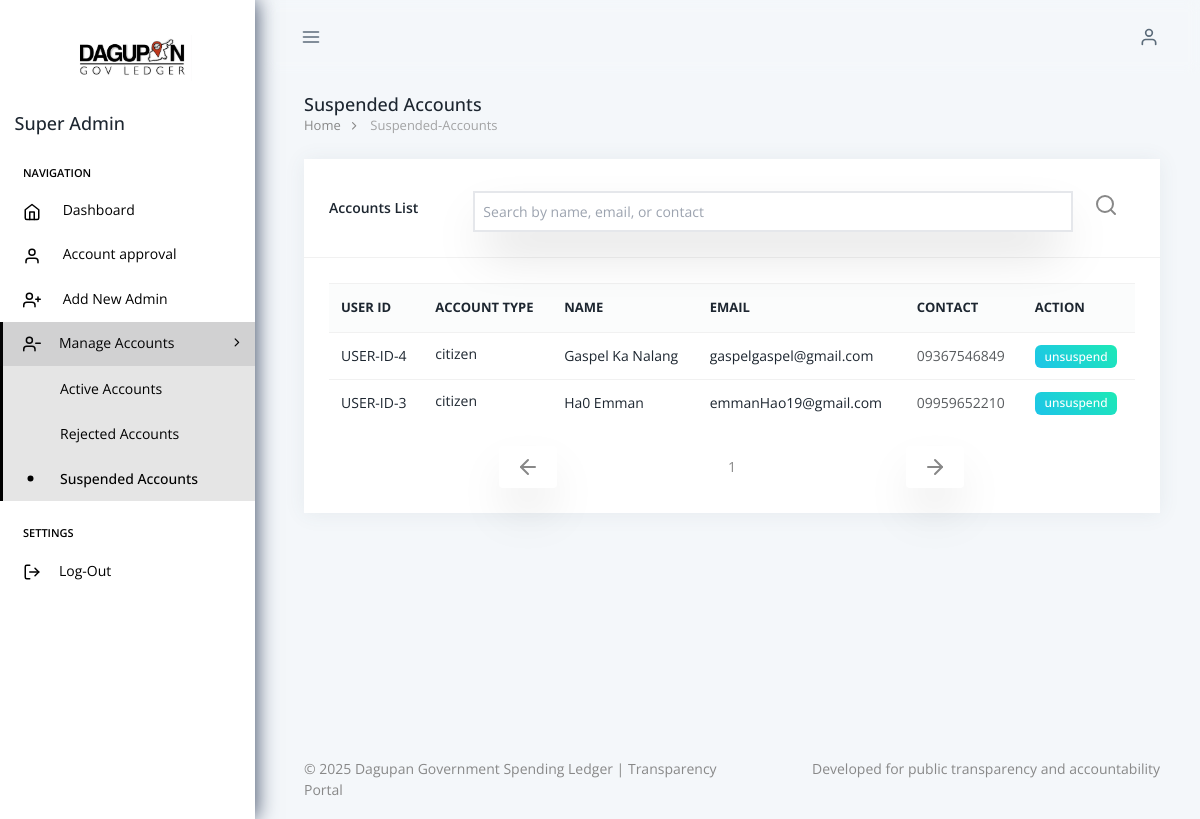
/dist/admin/suspended-accounts.php (signed in), run on the app's committed database.
### tables this page shows
CREATE TABLE `users` (
  `user_id` int(11) NOT NULL,
  `account_type` enum('agency','auditor','citizen','admin') NOT NULL,
  `email` varchar(255) NOT NULL,
  `password_hash` varchar(255) NOT NULL,
  `full_name` varchar(255) NOT NULL,
  `contact_number` varchar(50) DEFAULT NULL,
  `office_address` text DEFAULT NULL,
  `status` enum('pending','approved','rejected','suspended') DEFAULT 'pending',
  `created_at` timestamp NOT NULL DEFAULT current_timestamp()
);

### DAO/UserDao.php (called while the page is built, shortened)
<?php
class UserDAO
{
    private $conn;
    public function __construct($conn)
    {
        $this->conn = $conn;
    }
    public function getUsersByStatusWithSearch(
        $status,
        $limit = 0,
        $offset = 0,
        $search_term = '',
        $order_by = 'u.created_at',
        $order_dir = 'DESC'
    ): mixed {
        $allowed_order_columns = ['u.created_at', 'u.full_name', 'u.email', 'u.status'];
        $order_dir = strtoupper($order_dir) === 'ASC' ? 'ASC' : 'DESC';
        $sql = "
        SELECT
            u.user_id,
            u.full_name,
            u.email,
            u.account_type,
            u.contact_number,
            u.status,
            u.created_at,
            ad.access_level,
            COALESCE(a.agency_name, au.organization_name) AS organization,
            COALESCE(a.office_code, au.office_code) AS officeCode,
            COALESCE(a.gov_id_number, au.accreditation_number) AS identifier
        FROM users u
        LEFT JOIN agencies a ON u.user_id = a.user_id
        LEFT JOIN auditors au ON u.user_id = au.user_id
        LEFT JOIN admins ad ON u.user_id = ad.user_id
        WHERE u.status = ?
        AND (ad.access_level IS NULL OR ad.access_level != 'super_admin')
    ";
        $params = [$status];
        $types = "s";
        $sql .= " ORDER BY $order_by $order_dir LIMIT 5 OFFSET ?";
        $params[] = $offset;
        $types .= "i";
        $stmt = $this->conn->prepare($sql);
        $stmt->bind_param($types, ...$params);
        $stmt->execute();
        return $stmt->get_result();
    }
}

### public/dist/admin/suspended-accounts.php (the view, shortened to what this page needs)
<?php
  include("../../../config/config.php");
  include("../../../DAO/UserDao.php");
  $limit = $_SESSION['limit'];
  $dao = new UserDAO($conn);
  $search_term = $_GET['search_term'] ?? '';
  $suspendedUsers = $dao->getUsersByStatusWithSearch('suspended',5, $limit, $search_term);
?>
<!doctype html>
<html lang="en" data-pc-preset="preset-1" data-pc-sidebar-caption="true" data-pc-direction="ltr" dir="ltr" data-pc-theme="light">
<head>
    <link rel="stylesheet" href="../assets/fonts/phosphor/duotone/style.css" />
    <link rel="stylesheet" href="../assets/fonts/tabler-icons.min.css" />
    <link rel="stylesheet" href="../assets/fonts/feather.css" />
    <link rel="stylesheet" href="../assets/fonts/fontawesome.css" />
    <link rel="stylesheet" href="../assets/fonts/material.css" />
    <link rel="stylesheet" href="../assets/css/style.css" id="main-style-link" />
    <link rel="stylesheet" href="../../src/output.css">
</head>
<body>
  <?php include '../includes/admin-sidebar.php'; ?>
  <?php include '../includes/header.php'; ?>
  <div class="pc-container">
    <div class="pc-content">
      <div class="page-header">
        <div class="page-block">
          <div class="page-header-title">
            <h5 class="mb-0 font-medium">Suspended Accounts</h5>
          </div>
          <ul class="breadcrumb">
            <li class="breadcrumb-item"><a href="./dashboard.php">Home</a></li>
            <li class="breadcrumb-item" aria-current="page">Suspended-Accounts</li>
          </ul>
        </div>
      </div>
      <div class="grid grid-cols-12 gap-x-6">
        <div class="col-span-12">
          <div class="card">
            <div class="card-header flex justify-between">
              <h5 class="mt-4">Accounts List</h5>
              <form method="GET" id="filterForm">
                  <input type="text" name="search_term" id="searchInput" placeholder="Search by name, email, or contact"
                    value="<?php echo htmlspecialchars($search_term); ?>" class="border-2 shadow-2xl w-150 p-2" />
                  <button type="submit" class="btn btn-transparent"><a href="#"><i data-feather="search"></i></a></button>
              </form>
            </div>
            <div class="card-body">
              <form class="form-horizontal" method="POST">
                <div class="table-responsive">
                  <table class="table table-hover">
                    <thead>
                    <tr class="bg-dark text-white text-center font-weight-bold">
                      <th class="font-weight-bold">user ID</th>
                      <th class="font-weight-bold">Account Type</th>
                      <th class="font-weight-bold">Name</th>
                      <th class="font-weight-bold">Email</th>
                      <th class="font-weight-bold">Contact</th>
                      <th class="font-weight-bold">Action</th>
                    </tr>
                    </thead>
                    <tbody>
                      <?php if ($suspendedUsers->num_rows > 0): ?>
                      <?php while ($row = $suspendedUsers->fetch_assoc()): ?>
                        <tr>
                          <td>
                            <h6 class="mb-0">USER-ID-<?= htmlspecialchars($row['user_id']) ?></h6>
                          </td>
                          <td>
                            <h6 class="mb-1"><?= htmlspecialchars($row['account_type']) ?></h6>
                          </td>
                          <td>
                            <h6 class="mb-0"><?= htmlspecialchars($row['full_name']) ?></h6>
                          </td>
                          <td>
                            <h6 class="mb-0"><?= htmlspecialchars($row['email']) ?></h6>
                          </td>
                          <td>
                            <h6 class="text-muted">
                              <?= htmlspecialchars($row['contact_number']) ?>
                            </h6>
                          </td>
                          <td>
                            <a href="./controller/update-status.php?id=<?= $row['user_id'] ?>&action=unsuspend"
                              class="badge bg-theme-bg-1 text-white text-[12px]"
                              onclick="return confirm('Suspend this user account?')">
                              unsuspend
                            </a>
                          </td>
                        </tr>
                        <?php endwhile; ?>
                      <?php else: ?>
                        <tr><td colspan="8" style="text-align:center;">No pending users found.</td></tr>
                      <?php endif; ?>
                    </tbody>
                  </table>
                </div>
                <div class="flex mt-1 justify-between items-center flex-wrap">
                  <button type="submit" class="btn mx-auto shadow-2xl" name="next" value="dec"><i data-feather="arrow-left"></i></button>
                   <?= htmlspecialchars($limit==0 ? 1 : $limit/5 + 1)?>
                  <button type="submit" class="btn mx-auto shadow-2xl" name="next" value="inc"><i data-feather="arrow-right"></i></button>
                </div>
              </form>
            </div>
          </div>
        </div>
      </div>
    </div>
  </div>
<?php include '../includes/footer.php'; ?>
</body>
</html>

### public/dist/includes/admin-sidebar.php (shortened to what this page needs)
 <?php
  $name = $_SESSION["user"]["name"];
?>
 <nav class="pc-sidebar">
   <div class="navbar-wrapper">
    <br>
     <div class="m-header flex items-center justify-center py-4 px-6 h-header-height mb-2">
       <a href="../admin/dashboard.php" class="b-brand flex items-center justify-center">
         <img src="../assets/images/logo/logo2.jpg" alt="logo here" class="w-30" />
       </a>
     </div>
     <div class="navbar-content h-[calc(100vh_-_74px)] py-2.5">
       <div class="shrink-0 flex items-center justify-left mb-5">&nbsp;&nbsp;&nbsp;&nbsp;
         <h5 class="text-left font-medium text-[15px] flex items-center gap-2">
          <?= htmlspecialchars($name) ?>
         </h5>
       </div>
       <ul class="pc-navbar">
         <li class="pc-item pc-caption">
           <label>Navigation</label>
         </li>
         <li class="pc-item">
           <a href="../admin/dashboard.php" class="pc-link">
             <span class="pc-micon"><i data-feather="home"></i></span>
             <span class="pc-mtext">Dashboard</span>
           </a>
         </li>
         <li class="pc-item">
           <a href="../admin/account-approval.php" class="pc-link">
             <span class="pc-micon"><i data-feather="user"></i></span>
             <span class="pc-mtext">Account approval</span>
           </a>
         </li>
         <li class="pc-item pc-hasmenu">
           <a href="../admin/add-admin.php" class="pc-link">
             <span class="pc-micon"> <i data-feather="user-plus"></i></span>
             <span class="pc-mtext">Add New Admin</span>
           </a>
         </li>
         <li class="pc-item pc-hasmenu">
           <a href="#!" class="pc-link"><span class="pc-micon"> <i data-feather="user-minus"></i> </span><span
               class="pc-mtext">Manage Accounts</span><span class="pc-arrow"><i class="ti ti-chevron-right"></i></span></a>
           <ul class="pc-submenu">
             <li class="pc-item"><a class="pc-link" href="../admin/approved-accounts.php">Active Accounts</a></li>
             <li class="pc-item"><a class="pc-link" href="../admin/rejected-accounts.php">Rejected Accounts</a></li>
             <li class="pc-item"><a class="pc-link" href="../admin/suspended-accounts.php">Suspended Accounts</a></li>
           </ul>
         </li>
         <li class="pc-item pc-caption">
           <label>Settings</label><i data-feather="wrench"></i>
         </li>
         <li class="pc-item pc-hasmenu">
           <a href="../auth/logout.php" class="pc-link">
             <span class="pc-micon"> <i data-feather="log-out"></i></span><span class="pc-mtext">Log-Out</span>
           </a>
         </li>
       </ul>
     </div>
   </div>
 </nav>

### public/dist/includes/header.php (shortened to what this page needs)
<header class="pc-header">
  <div class="header-wrapper flex max-sm:px-[15px] px-[25px] grow">
    <div class="me-auto pc-mob-drp">
      <ul class="inline-flex *:min-h-header-height *:inline-flex *:items-center">
        <li class="pc-h-item pc-sidebar-collapse max-lg:hidden lg:inline-flex">
          <a href="#" class="pc-head-link ltr:!ml-0 rtl:!mr-0" id="sidebar-hide">
            <i data-feather="menu"></i>
          </a>
        </li>
      </ul>
    </div>
    <div class="ms-auto">
      <ul class="inline-flex *:min-h-header-height *:inline-flex *:items-center">
        <li class="dropdown pc-h-item header-user-profile">
          <a class="pc-head-link dropdown-toggle arrow-none me-0" data-pc-toggle="dropdown" href="#" role="button"
            aria-haspopup="false" data-pc-auto-close="outside" aria-expanded="false">
            <i data-feather="user"></i>
          </a>
        </li>
      </ul>
    </div>
  </div>
</header>

### public/dist/includes/footer.php (shortened to what this page needs)
<footer class="pc-footer">
      <div class="footer-wrapper container-fluid mx-10">
        <div class="grid grid-cols-12 gap-1.5">
          <div class="col-span-12 sm:col-span-6 my-1">
              © 2025 Dagupan Government Spending Ledger | Transparency Portal
          </div>
          <div class="col-span-12 sm:col-span-6 my-1 justify-self-end">
            <p class="inline-block max-sm:mr-3 sm:ml-2">Developed for public transparency and accountability</p>
          </div>
        </div>
      </div>
    </footer>

### data on the page
users: user_id "4", account_type "citizen", full_name "Gaspel Ka Nalang", email "gaspelgaspel@gmail.com", contact_number "09367546849"
users: user_id "3", account_type "citizen", full_name "Ha0 Emman", email "emmanHao19@gmail.com", contact_number "09959652210"

### other printed values
$name "Super Admin"
$limit==0 ? 1 : $limit/5 + 1 "1"
